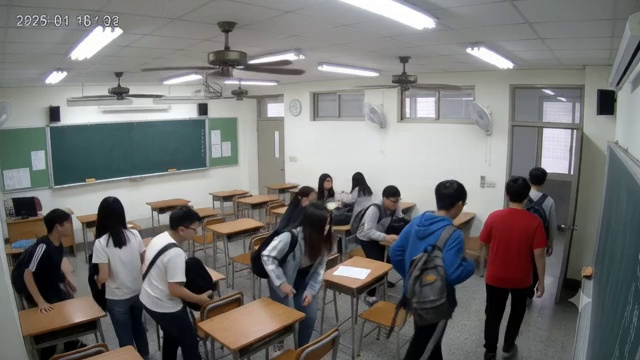
#> input picture restriction-zone_and_energy-saving_module-main/scratch_classroom_frames/frame_0.jpg, 640 x 360 px
$ python -i inference.py   (imports and definitions only)
#> lines starting #> are read from the running program, lines starting #| are printed output that depends on the picture; after the words box and inside, x2 and y2 are one past the last pixel; in counts of white or black regions, pixels touching at a corner belong together
### core/event_manager.py
import sqlite3
import os
import datetime
import cv2

class EventManager:
    def __init__(self, db_path="storage/db/campus.sqlite3"):
#> further down, picture is the input picture: shape (360, 640, 3); mean B, G, R 113.6, 114.9, 115.2
        self.db_path = db_path
        self._init_db()

    def _get_connection(self):
        os.makedirs(os.path.dirname(self.db_path), exist_ok=True)
        conn = sqlite3.connect(self.db_path, timeout=10.0)
        conn.row_factory = sqlite3.Row
        return conn

    def _init_db(self):
        os.makedirs(os.path.dirname(self.db_path), exist_ok=True)
        conn = self._get_connection()
        c = conn.cursor()

        # 1. Main Unified Events Table (Malpractice, Alerts, Overarching Log)
        c.execute('''
            CREATE TABLE IF NOT EXISTS events (
                id INTEGER PRIMARY KEY AUTOINCREMENT,
                timestamp TEXT,
                cam_id TEXT,
                event_type TEXT,
                description TEXT,
                screenshot_path TEXT,
                nvr_playback_url TEXT
            )
        ''')
        try:
            c.execute('ALTER TABLE events ADD COLUMN video_path TEXT')
        except sqlite3.OperationalError:
            pass # Column already exists

        # 2. Security Perimeter Tracking Events (Module 2: Restricted Zones)
        c.execute('''
            CREATE TABLE IF NOT EXISTS security_events (
                id INTEGER PRIMARY KEY AUTOINCREMENT,
                timestamp TEXT NOT NULL,
                cam_id TEXT DEFAULT '',
                zone_id TEXT DEFAULT 'Zone-1',
                zone_name TEXT DEFAULT 'Restricted Zone',
                event_type TEXT NOT NULL,
                track_id INTEGER,
                detail TEXT,
                snapshot_path TEXT,
                severity TEXT DEFAULT 'HIGH',
                created_at TIMESTAMP DEFAULT CURRENT_TIMESTAMP
            )
        ''')

        # 3. Energy Wastage & Relay Events (Module 3: Smart Classrooms)
        c.execute('''
            CREATE TABLE IF NOT EXISTS energy_events (
                id INTEGER PRIMARY KEY AUTOINCREMENT,
                timestamp TEXT NOT NULL,
                cam_id TEXT DEFAULT '',
                room_name TEXT NOT NULL,
                status TEXT NOT NULL,
                occupancy_count INTEGER NOT NULL,
                illumination_val REAL NOT NULL,
                empty_duration_sec REAL DEFAULT 0.0,
                kwh_saved REAL DEFAULT 0.0,
                relay_triggered INTEGER DEFAULT 0,
                detail TEXT,
                created_at TIMESTAMP DEFAULT CURRENT_TIMESTAMP
            )
        ''')

        # 4. Cumulative Energy Analytics Summary
        c.execute('''
            CREATE TABLE IF NOT EXISTS energy_summary (
                id INTEGER PRIMARY KEY CHECK (id = 1),
                total_cutoffs INTEGER DEFAULT 0,
                total_seconds_saved REAL DEFAULT 0.0,
                total_kwh_saved REAL DEFAULT 0.0,
                last_updated TEXT
            )
        ''')
        c.execute('''
            INSERT OR IGNORE INTO energy_summary (id, total_cutoffs, total_seconds_saved, total_kwh_saved, last_updated)
            VALUES (1, 0, 0.0, 0.0, datetime('now'))
        ''')

        conn.commit()
        conn.close()

    # [158 lines left out: functions log_event, log_security_event, log_energy_event, fetch_recent_security_events, fetch_recent_energy_events, fetch_energy_summary, not called in this run]

event_manager = EventManager()

### core/config_manager.py
import os
import json
import uuid

class ConfigManager:
    def __init__(self):
        self.config_file = os.path.join("storage", "config.json")
        self.cameras = []
        self.load_config()

    def load_config(self):
        if os.path.exists(self.config_file):
            try:
                with open(self.config_file, 'r') as f:
                    self.cameras = json.load(f)
                return
            except:
                pass

        # Default config if file doesn't exist or is corrupted
        self.cameras = [
            {
                "id": str(uuid.uuid4())[:8],
                "name": "Exam Hall Front",
                "url": "0",  # Default local webcam, stored as string
                "mode": "EXAM_FRONT",
                "roi": []
            },
            {
                "id": str(uuid.uuid4())[:8],
                "name": "Exam Hall Rear",
                "url": "storage/model school-Channel 51.MP4",
                "mode": "EXAM_REAR",
                "roi": []
            },
            {
                "id": str(uuid.uuid4())[:8],
                "name": "Terrace Restricted Zone",
                "url": "restriction-zone_and_energy-saving_module-main/terrace.mp4",
                "mode": "SECURITY",
                "roi": [(160, 100), (440, 100), (440, 420), (160, 420)]
            },
            {
                "id": str(uuid.uuid4())[:8],
                "name": "Smart Classroom 101",
                "url": "restriction-zone_and_energy-saving_module-main/classroom.mp4",
                "mode": "ENERGY",
                "roi": []
            }
        ]
        self.save_config()

    def save_config(self):
        os.makedirs(os.path.dirname(self.config_file), exist_ok=True)
        with open(self.config_file, 'w') as f:
            json.dump(self.cameras, f, indent=4)

    def get_cameras(self):
        return self.cameras

    # [27 lines left out: functions get_camera_config, add_camera, update_camera, not called in this run]

    def delete_camera(self, cam_id):
        self.cameras = [c for c in self.cameras if c['id'] != cam_id]
        self.save_config()

config_manager = ConfigManager()

### core/inference.py
import cv2
import time
import numpy as np
import collections
import os
import multiprocessing as mp
from ultralytics import YOLO
from core.event_manager import event_manager
from core.config_manager import config_manager
import math

class MotionGator:
    """
    Edge CPU optimization layer using MOG2 Background Subtraction.
    Gating ignores static frames to save CPU cycles, while a periodic
    heartbeat ensures stationary occupants are never missed.
    """
    def __init__(self, min_area=800, heartbeat=25):
        self.min_area = min_area
        self.heartbeat = heartbeat
        self.frame_counter = 0
        self.back_sub = cv2.createBackgroundSubtractorMOG2(
            detectShadows=True,
            varThreshold=50,
            history=500
        )
        self.kernel = np.ones((5, 5), np.uint8)

    def check_motion(self, frame) -> tuple:
        self.frame_counter += 1
        is_heartbeat = (self.frame_counter % self.heartbeat == 0)

        fg_mask = self.back_sub.apply(frame)
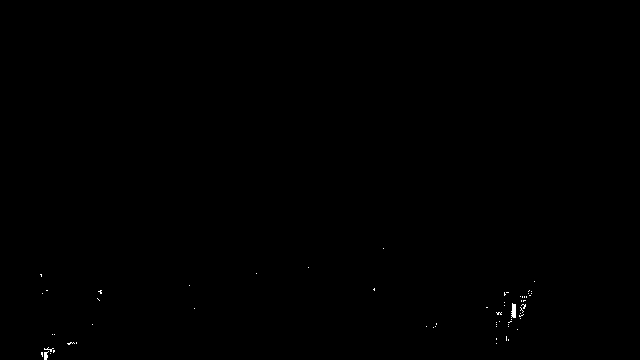
#> fg_mask: shape (360, 640); values 127 (black) and 255 (white), 0.11% white in thin lines or dots, all inside (x1, y1, x2, y2) = (40, 248, 535, 360)
        fg_mask = cv2.morphologyEx(fg_mask, cv2.MORPH_OPEN, self.kernel)
#> fg_mask: shape (360, 640); every value is 127
        fg_mask = cv2.morphologyEx(fg_mask, cv2.MORPH_CLOSE, self.kernel)

        contours, _ = cv2.findContours(fg_mask, cv2.RETR_EXTERNAL, cv2.CHAIN_APPROX_SIMPLE)
#> contours = [[[0, 0], [0, 359], [639, 359], [639, 0]]]

        motion_detected = False
        motion_boxes = []

        for contour in contours:
            area = cv2.contourArea(contour)
            if area > self.min_area:
                motion_detected = True
                x, y, w, h = cv2.boundingRect(contour)
                motion_boxes.append((x, y, w, h))
#> this loop made 1 pass
#> (contour, area, motion_detected, x, y, w, h) on pass 1: ([[0, 0], [0, 359], [639, 359], [639, 0]], 229401, True, 0, 0, 640, 360)
#> after the loop, motion_boxes = [(0, 0, 640, 360)]

        should_run_yolo = motion_detected or is_heartbeat
#> should_run_yolo = True
        return should_run_yolo, fg_mask, motion_boxes

    # [6 lines left out: function reset, not called in this run]

class ExamMalpracticeAnalyzer:
    """
    Evaluates 17-keypoint skeleton outputs from YOLOv8-Pose.
    Keypoint indices:
      0: Nose, 1: Left Eye, 2: Right Eye, 3: Left Ear, 4: Right Ear,
      5: Left Shoulder, 6: Right Shoulder, 9: Left Wrist, 10: Right Wrist
    """
    # [131 lines left out: functions __init__, analyze_student, not called in this run]

class CameraPipeline:
    # [842 lines left out: functions __init__, is_in_roi, _filter_false_alarm, _compute_directional_entry, _calculate_illumination, _detect_fan_rotation and 7 more, not called in this run]

def run_camera_process(cam_config, frame_queue, alert_queue, command_queue=None, status_queue=None):
    pipeline = CameraPipeline(cam_config, alert_queue, command_queue, status_queue)
    pipeline.run(frame_queue)

>>> import cv2
>>> picture = cv2.imread('../restriction-zone_and_energy-saving_module-main/scratch_classroom_frames/frame_0.jpg')
>>> result = MotionGator().check_motion(picture)
